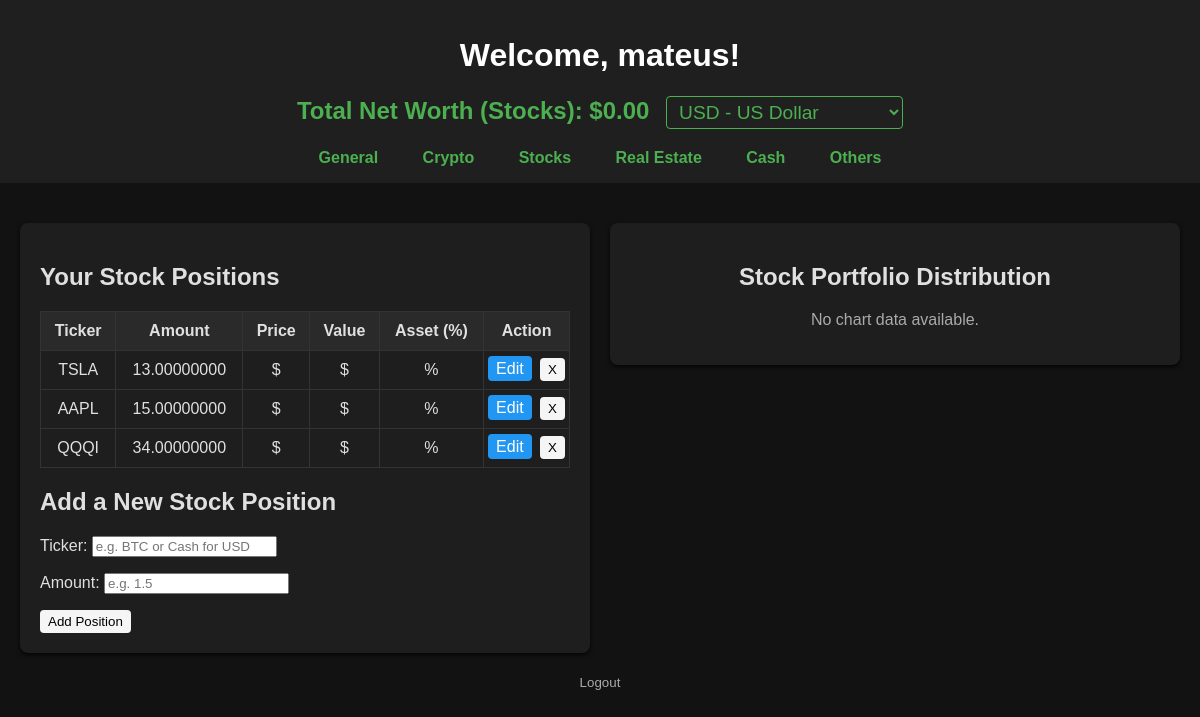
The app's page /stocks/ (signed in) with its own data.
### portfolio/models.py (models this page shows, shortened)
class Asset(models.Model):
    ASSET_TYPE_CHOICES = [
        ('crypto', 'Crypto'),
        ('stock', 'Stock'),
        ('cash', 'Cash'),
        ('other', 'Other'),
    ]
    ticker = models.CharField(max_length=10)
    amount = models.DecimalField(max_digits=19, decimal_places=8)
    owner = models.ForeignKey(User, on_delete=models.CASCADE)
    type = models.CharField(max_length=10, choices=ASSET_TYPE_CHOICES, default='crypto')
    currency = models.CharField(max_length=5, blank=True, null=True)  # For cash positions

### portfolio/views.py (the view)
# urls.py: path('stocks/', stocks, name='stocks'),
@login_required
def stocks(request):
    selected_currency = request.GET.get('currency', 'USD')
    if request.method == 'POST':
        form = AddAssetForm(request.POST)
        if form.is_valid():
            asset = form.save(commit=False)
            asset.owner = request.user
            asset.type = 'stock'
            asset.ticker = asset.ticker.upper()  # Ensure ticker is uppercase
            asset.save()
            return redirect('stocks')
        else:
            messages.error(request, "Failed to add asset. Please check your inputs.")
    else:
        form = AddAssetForm()
    user_assets = Asset.objects.filter(owner=request.user, type='stock')
    tickers = [asset.ticker.upper() for asset in user_assets]
    prices = {}
    if tickers:
        if len(tickers) == 1:
            ticker = tickers[0]
            try:
                data = yf.Ticker(ticker).history(period='1d')
                if not data.empty:
                    prices[ticker] = float(data['Close'].iloc[-1])
                else:
                    prices[ticker] = None
            except Exception:
                prices[ticker] = None
        else:
            try:
                data = yf.download(
                    tickers=tickers,
                    period='1d',
                    interval='1d',
                    group_by='ticker',
                    threads=True,
                    progress=False
                )
                for ticker in tickers:
                    try:
                        prices[ticker] = float(data[ticker]['Close'].iloc[-1])
                    except Exception:
                        prices[ticker] = None
            except Exception:
                prices = {ticker: None for ticker in tickers}
    total_net_worth_usd = 0
    for asset in user_assets:
        price = prices.get(asset.ticker.upper())
        try:
            price_decimal = Decimal(str(price)) if price is not None else Decimal('0')
        except Exception:
            price_decimal = Decimal('0')
        total_net_worth_usd += price_decimal * asset.amount
    total_net_worth = convert_currency(total_net_worth_usd, 'USD', selected_currency)
    assets_with_value = []
    labels = []
    values = []
    for asset in user_assets:
        ticker = asset.ticker.upper()
        price_usd = prices.get(ticker)
        try:
            price_usd_decimal = Decimal(str(price_usd)) if price_usd is not None else Decimal('0')
            price = convert_currency(price_usd_decimal, 'USD', selected_currency)
        except Exception:
            price = Decimal('0')
        value = price * asset.amount if price else None
        asset_dict = {
            'id': asset.id,
            'ticker': asset.ticker,
            'amount': asset.amount,
            'price': price if price else '-',
            'value': value if value else '-',
        }
        if total_net_worth > 0 and value:
            percentage = (value / total_net_worth) * 100
            asset_dict['percentage'] = percentage
        else:
            asset_dict['percentage'] = '-'
        assets_with_value.append(asset_dict)
        if value and total_net_worth > 0:
            labels.append(asset.ticker)
            values.append(float(value / total_net_worth * 100))
    if labels and values:
        fig = go.Figure(data=[go.Pie(labels=labels, values=values, textinfo='label+percent')])
        fig.update_layout(
            title="Stock Portfolio Distribution",
            margin=dict(t=50, b=50, l=25, r=25),
            paper_bgcolor="#121212",
            plot_bgcolor="#121212",
            font=dict(color="#e0e0e0")
        )
        chart_html = fig.to_html(full_html=False)
    else:
        chart_html = None
    available_currencies = {
        'USD': 'US Dollar',
        'CAD': 'Canadian Dollar',
        'BRL': 'Brazilian Real',
        'KRW': 'Korean Won',
        'INR': 'Indian Rupee',
        'EUR': 'Euro',
        'GBP': 'British Pound',
        'JPY': 'Japanese Yen',
        'AUD': 'Australian Dollar',
        'CHF': 'Swiss Franc'
    }
    return render(request, 'stocks.html', {
        'username': request.user.username,
        'assets': assets_with_value,
        'form': form,
        'total_net_worth': total_net_worth,
        'chart': chart_html,
        'selected_currency': selected_currency,
        'available_currencies': available_currencies,
    })

### portfolio/forms.py
class AddAssetForm(forms.ModelForm):
    class Meta:
        model = Asset
        fields = ['ticker', 'amount']
        widgets = {
            'ticker': forms.TextInput(attrs={'placeholder': 'e.g. BTC or Cash for USD'}),
            'amount': forms.NumberInput(attrs={'placeholder': 'e.g. 1.5'}),
        }

### portfolio/views.py (called while the page is built)
def convert_currency(amount, from_currency='USD', to_currency='USD'):
    if from_currency == to_currency:
        return amount
    rates = get_exchange_rates(from_currency)
    if to_currency in rates:
        rate = Decimal(str(rates[to_currency]))
        return amount * rate
    return amount

### portfolio/templates/stocks.html (shortened to what this page needs)
<!DOCTYPE html>
<html lang="en">
    {% load humanize %}
<head>
</head>
<body>
    <header>
        <h1>Welcome, {{ username }}!</h1>
        <div style="margin-top: 10px; font-size: 1.5em; font-weight: bold; color: #4caf50;">
            Total Net Worth (Stocks): <span id="net-worth-display">${{ total_net_worth|floatformat:2 }}</span>
            <select id="currency-selector" onchange="changeCurrency(this.value)" style="background: #222a; color: #4caf50; border: 1px solid #4caf50; border-radius: 4px; padding: 4px 8px; margin-left: 10px; font-size: 0.8em;">                {% for code, name in available_currencies.items %}
                    <option value="{{ code }}" {% if code == selected_currency %}selected{% endif %}>{{ code }} - {{ name }}</option>
                {% endfor %}
            </select>
        </div>
        <nav style="margin-top: 20px; text-align: center;">
            <a href="{% url 'general' %}?currency={{ selected_currency }}" style="margin: 0 20px; color: #4caf50; text-decoration: none; font-weight: bold;">General</a>
            <a href="{% url 'home' %}?currency={{ selected_currency }}" style="margin: 0 20px; color: #4caf50; text-decoration: none; font-weight: bold;">Crypto</a>
            <a href="{% url 'stocks' %}?currency={{ selected_currency }}" style="margin: 0 20px; color: #4caf50; text-decoration: none; font-weight: bold;">Stocks</a>
            <a href="{% url 'real_estate' %}?currency={{ selected_currency }}" style="margin: 0 20px; color: #4caf50; text-decoration: none; font-weight: bold;">Real Estate</a>
            <a href="{% url 'cash' %}?currency={{ selected_currency }}" style="margin: 0 20px; color: #4caf50; text-decoration: none; font-weight: bold;">Cash</a>
            <a href="{% url 'other' %}?currency={{ selected_currency }}" style="margin: 0 20px; color: #4caf50; text-decoration: none; font-weight: bold;">Others</a>
        </nav>
    </header>
    <div class="container" style="flex-direction: column; align-items: center; padding-top: 20px;">
        <div style="display: flex; flex-wrap: wrap; gap: 20px; width: 100%; justify-content: center; align-items: flex-start;">
            <div class="card" style="flex: 1 1 45%; min-width: 350px;">
                <h2>Your Stock Positions</h2>
                {% if assets %}
                <table>
                    <thead>
                        <tr>
                            <th>Ticker</th>
                            <th>Amount</th>
                            <th>Price</th>
                            <th>Value</th>
                            <th>Asset (%)</th>
                            <th>Action</th>
                        </tr>
                    </thead>
                    <tbody>
                        {% for asset in assets %}
                        <tr>
                            <td>{{ asset.ticker }}</td>
                            <td>{{ asset.amount }}</td>
                            <td>
                                {% if asset.price %}
                                    ${{ asset.price|floatformat:2 }}
                                {% else %}
                                    -
                                {% endif %}
                            </td>
                            <td>
                                {% if asset.value %}
                                    ${{ asset.value|floatformat:2 }}
                                {% else %}
                                    Could not fetch price
                                {% endif %}
                            </td>
                            <td>
                                {% if asset.percentage %}
                                    {{ asset.percentage|floatformat:2 }}%
                                {% else %}
                                    -
                                {% endif %}
                            </td>
                            <td style="white-space: nowrap;">
                                <a href="{% url 'edit_holding' asset.id %}" style="background: #2196f3; color: white; border: none; border-radius: 4px; padding: 4px 8px; text-decoration: none; margin-right: 4px;">Edit</a>
                                <form action="{% url 'delete_holding' asset.id %}" method="post" style="display:inline;">
                                    <button type="submit">X</button>
                                </form>
                            </td>
                        </tr>
                        {% endfor %}
                    </tbody>
                </table>
                {% else %}
                <p>You have no stock positions yet.</p>
                {% endif %}
                <h2>Add a New Stock Position</h2>
                <form method="post">
                    {{ form.as_p }}
                    <button type="submit">Add Position</button>
                </form>
            </div>
            <div class="card pie-chart-container" style="flex: 1 1 45%; min-width: 350px;">
                <h2>Stock Portfolio Distribution</h2>
                <div>
                    {% if chart %}
                        {{ chart|safe }}
                    {% else %}
                        <p style="color: #aaa;">No chart data available.</p>
                    {% endif %}
                </div>
            </div>
        </div>
    </div>
    <footer>
        <p>
            <form action="{% url 'logout' %}" method="post" style="display:inline;">
                <button type="submit" style="background:none; border:none; color:inherit; cursor:pointer; padding:0;">Logout</button>
            </form>
        </p>
    </footer>
</body>
</html>

### portfolio/templates/stocks.html (style rules this page uses)
body { font-family: Arial, sans-serif; margin: 0; padding: 0; background-color: #121212; color: #e0e0e0; }
header { background-color: #1f1f1f; color: #fff; padding: 1rem; text-align: center; }
.container { margin: 20px; display: flex; flex-wrap: wrap; gap: 20px; }
.card { background: #1e1e1e; border-radius: 8px; box-shadow: 0 2px 4px rgba(0, 0, 0, 0.8); padding: 20px; flex: 1 1 45%; color: #e0e0e0; }
table { width: 100%; border-collapse: collapse; }
th, td { padding: 10px; border: 1px solid #333; text-align: center; vertical-align: middle; }
th { background-color: #2a2a2a; }
td { background-color: #1e1e1e; }
th:last-child, td:last-child { width: 50px; padding: 4px; }
button { cursor: pointer; background-color: whitesmoke; color: black; border: none; border-radius: 4px; padding: 4px 8px; transition: background-color 0.2s ease; }
a { color: #4caf50; text-decoration: none; }
.pie-chart-container { text-align: center; }
footer { margin-top: 20px; text-align: center; color: #aaa; }

### records on screen
Asset: ticker "TSLA", amount "13.00000000"
Asset: ticker "AAPL", amount "15.00000000"
Asset: ticker "QQQI", amount "34.00000000"

### other values on screen
{{ username }} "mateus"
{{ total_net_worth|floatformat:2 }} "0.00"
form field value "USD - US Dollar"
